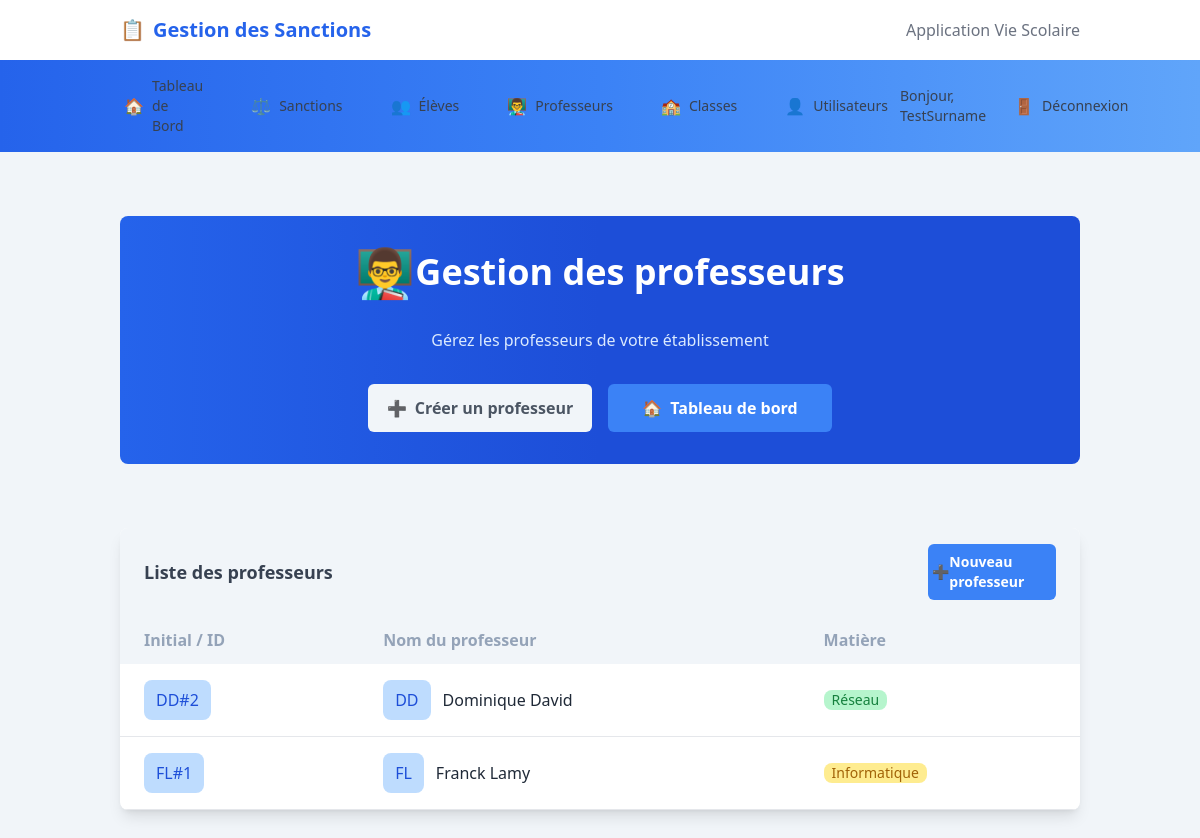
Screenshot of /Code/public/index.php?action=professeurs (signed in) with the database file from the repository.
### tables this page shows
CREATE TABLE `professeurs` (
  `id` int NOT NULL,
  `nom` varchar(50) NOT NULL,
  `prenom` varchar(50) NOT NULL,
  `matiere` varchar(50) NOT NULL
);

### Code/src/Http/Response.php (called while the page is built, shortened)
<?php
class Response
{
    public function view($templatePath, $data = [], $statusCode = 200)
    {
        extract((array) $data, EXTR_SKIP);
        require_once $templatePath;
        return $this;
    }
}

### Code/src/controllers/professeurController.php (called while the page is built, shortened)
<?php
require_once __DIR__ . '/../repositories/professeurRepositorie.php';
function listeProfesseursSanction(Request $req, Response $rep)
{
    $data = [
        'professeurs' => getAllProfesseurs(),
        'success' => $_SESSION['success'] ?? null
    ];
    $rep->view(__DIR__ . '/../../templates/sanction/professeurs.php', $data);
}

### Code/src/Routing/Router.php (called while the page is built, shortened)
<?php
class Router
{
    private array $routes;
    private Request $request;
    private Response $response;
    public function __construct($routes = [])
    {
        $this->routes = $routes;
        $this->request = new Request();
        $this->response = new Response();
    }
    public function addRoute($index, $function, $methods = ['GET'])
    {
        $this->routes[$index] = [
            'fonction' => $function,
            'methodes' => $methods
        ];
        return $this;
    }
    public function handleRequest()
    {
        $action = $this->request->getAction();
        if (isset($this->routes[$action])) {
            $route = $this->routes[$action];
            $method = $this->request->getMethod();
            if (in_array($method, $route['methodes'])) {
                if (function_exists($route['fonction'])) {
                    $route['fonction']($this->request, $this->response);
                } else {
                    $this->handleFunctionNotFound();
                }
            } else {
                $this->handleMethodNotAllowed($route['methodes']);
            }
        } else {
            $this->handleNotFound();
        }
    }
}

### Code/public/index.php (called while the page is built, shortened)
<?php
require_once __DIR__ . '/../src/Http/Response.php';
require_once __DIR__ . '/../src/Routing/Router.php';
require_once __DIR__ . '/../src/controllers/professeurController.php';
$router = new Router();
$router->addRoute('index', 'indexSanction', ['GET'])
    ->addRoute('inscription', 'inscriptionSanction', ['GET', 'POST'])
    ->addRoute('connexion', 'connexionSanction', ['GET', 'POST'])
    ->addRoute('dashboard', 'dashboardSanction', ['GET'])
    ->addRoute('logout', 'logoutSanction', ['GET'])
    ->addRoute('creationClasse', 'creationClasseSanction', ['GET', 'POST'])
    ->addRoute('classes', 'listeClassesSanction', ['GET'])
    ->addRoute('creationEleve', 'creationEleveSanction', ['GET', 'POST'])
    ->addRoute('eleves', 'listeElevesSanction', ['GET'])
    ->addRoute('creationProfesseur', 'creationProfesseurSanction', ['GET', 'POST'])
    ->addRoute('professeurs', 'listeProfesseursSanction', ['GET'])
    ->addRoute('creationSanction', 'creationSanctionSanction', ['GET', 'POST'])
    ->addRoute('sanctions', 'listeSanctionsSanction', ['GET']);
$router->handleRequest();

### Code/src/repositories/professeurRepositorie.php (called while the page is built, shortened)
<?php
function getAllProfesseurs()
{
    $pdo = getDatabaseConnection();
    $sql = "SELECT * FROM professeurs ORDER BY nom, prenom";
    $stmt = $pdo->prepare($sql);
    try {
        $stmt->execute();
        return $stmt->fetchAll(PDO::FETCH_ASSOC);
    } catch (PDOException $e) {
        error_log("Erreur lors de la récupération des professeurs : " . $e->getMessage());
        return [];
    }
}

### Code/templates/sanction/professeurs.php (the view, shortened to what this page needs)
<?php
$colors =
    [
        "red",
        "blue",
        "green",
        "yellow",
        "purple",
        "pink",
        "indigo",
        "teal",
        "orange",
        "cyan",
    ]
?>
<div class="flex-grow container mx-auto px-4 sm:px-6 lg:px-8 py-8 sm:py-12">
    <div class="bg-gradient-to-r from-blue-600 via-blue-700 to-blue-700 text-white p-8 rounded-lg text-center mb-16 flex-col justify-center items-center">
        <div class="flex items-center justify-center">
            <span class="text-5xl">👨‍🏫</span>
            <h1 class="text-4xl font-bold">Gestion des professeurs</h1>
        </div>
        <p class="my-8 text-blue-100">Gérez les professeurs de votre établissement</p>
        <div class="flex gap-4 justify-center">
            <a href="index.php?action=creationProfesseur" class="w-[25%] flex items-center justify-center gap-2 bg-slate-100 text-gray-600 font-bold py-3 px-4 rounded-md hover:bg-slate-200 focus:outline-none focus:ring-2 focus:ring-offset-2 focus:ring-blue-500 transition-colors">
                <span class="material-symbols-outlined">➕</span>
                Créer un professeur
            </a>
            <a href="index.php?action=dashboard" class="w-[25%] flex items-center justify-center gap-2 bg-blue-500 text-white font-bold py-3 px-4 rounded-md hover:bg-blue-600 focus:outline-none focus:ring-2 focus:ring-offset-2 focus:ring-blue-500 transition-colors">
                <span class="text-base">🏠</span>
                Tableau de bord
            </a>
        </div>
    </div>
    <div class="mx-auto bg-white rounded-lg shadow-lg overflow-hidden">
        <table class="w-full">
            <div class="flex justify-between items-center px-6 py-4 bg-slate-100">
                <div class="text-lg font-semibold">
                    Liste des professeurs
                </div>
                <a href="index.php?action=creationProfesseur" class="text-sm w-[14%] flex items-center justify-center bg-blue-500 text-white font-bold py-2 px-1 rounded-md hover:bg-blue-600 focus:outline-none focus:ring-2 focus:ring-offset-2 focus:ring-blue-500 transition-colors">
                    <span class="material-symbols-outlined">➕</span>
                    Nouveau professeur
                </a>
            </div>
            <thead class="bg-slate-100 text-slate-400">
                <tr>
                    <th class="px-6 py-3 text-left font-semibold">Initial / ID</th>
                    <th class="px-6 py-3 text-left font-semibold">Nom du professeur</th>
                    <th class="px-6 py-3 text-left font-semibold">Matière</th>
                </tr>
            </thead>
            <tbody>
                <?php foreach ($professeurs as $professeur) : ?>
                    <tr class="border-b border-gray-200 hover:bg-gray-50">
                        <td class="px-6 py-4 text-gray-800 font-medium">
                            <div class="bg-blue-300/60 rounded-lg py-2 px-3 text-blue-700 w-max">
                                <?= htmlspecialchars(strtoupper(substr($professeur['prenom'], 0, 1) . substr($professeur['nom'], 0, 1) . '#' . $professeur['id'])) ?>
                            </div>
                        </td>
                        <td class="px-6 py-4 text-gray-800 font-medium">
                            <div class="flex items-center gap-3">
                                <div class="bg-blue-300/60 rounded-lg py-2 px-3 text-blue-700">
                                    <?= htmlspecialchars(strtoupper(substr($professeur['prenom'], 0, 1) . substr($professeur['nom'], 0, 1))) ?>
                                </div>
                                <div>
                                    <?= htmlspecialchars($professeur['prenom'] . " " . $professeur['nom']) ?>
                                </div>
                            </div>
                        </td>
                        <?php
                        $valMatiere = ord($professeur['matiere']) % count($colors);
                        ?>
                        <td class="px-6 py-4">
                            <div class="flex items-center">
                                <div class="bg-<?= $colors[$valMatiere] ?>-300/60 rounded-lg px-2 text-<?= $colors[$valMatiere] ?>-700 text-sm">
                                    <?= htmlspecialchars(ucfirst($professeur['matiere'])) ?>
                                </div>
                            </div>
                        </td>
                    </tr>
                <?php endforeach; ?>
            </tbody>
        </table>
    </div>
</div>
</div>
<?php
include __DIR__ . '/../layout.php';
?>

### rows the page displays
professeurs: prenom+nom+id "DD#2", prenom+nom "DD", prenom+nom "Dominique David", matiere "Réseau"
professeurs: prenom+nom+id "FL#1", prenom+nom "FL", prenom+nom "Franck Lamy", matiere "Informatique"

### other values shown
$_SESSION['user_prenom'] "TestSurname"
